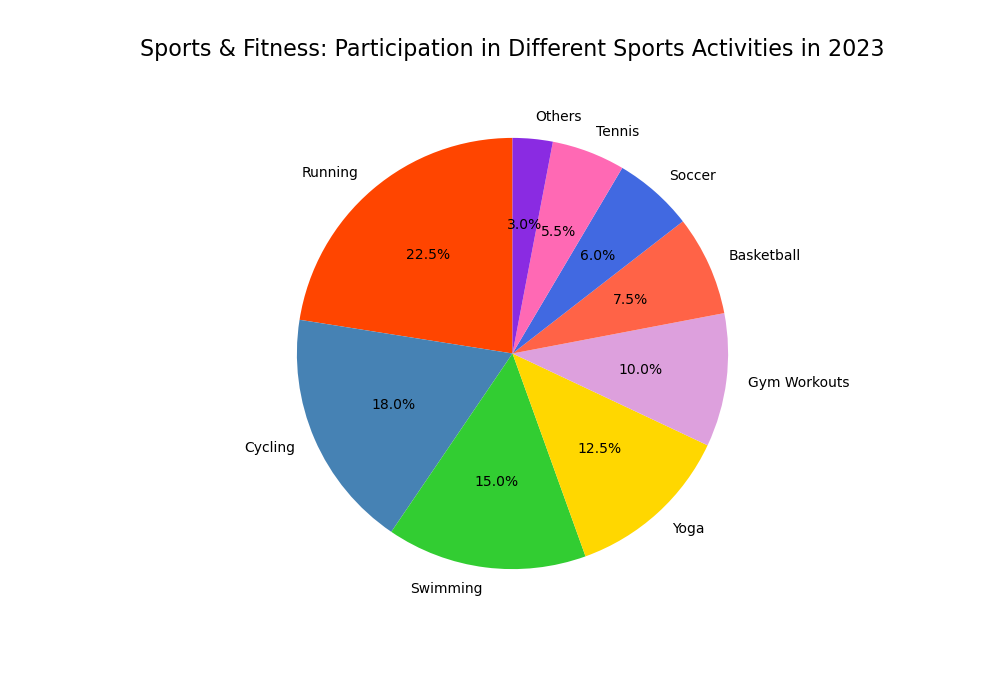

Here is the Python script that generated this plot:

import matplotlib.pyplot as plt

# Data points
sports = [
    'Running', 'Cycling', 'Swimming', 'Yoga', 
    'Gym Workouts', 'Basketball', 'Soccer', 
    'Tennis', 'Others'
]

percentages = [
    22.5, 18.0, 15.0, 12.5, 
    10.0, 7.5, 6.0, 5.5, 3.0
]

# Colors for each section
colors = [
    '#ff4500', '#4682b4', '#32cd32', '#ffd700', 
    '#dda0dd', '#ff6347', '#4169e1', '#ff69b4', '#8a2be2'
]

# Resize the chart
plt.figure(figsize=(10, 7))

# Create the pie chart
plt.pie(percentages, labels=sports, colors=colors, autopct='%1.1f%%', startangle=90)

# Set the title
plt.title('Sports & Fitness: Participation in Different Sports Activities in 2023', fontsize=16, pad=20)

# Display the chart
plt.show()
